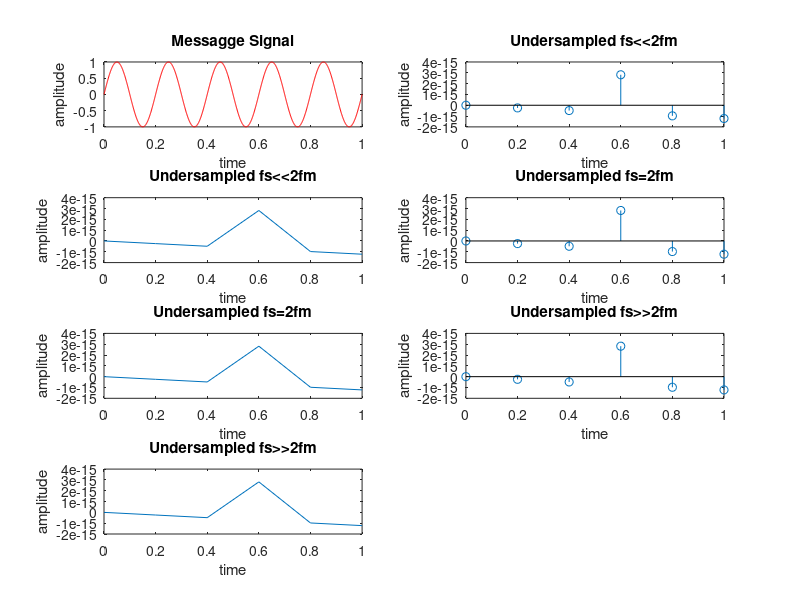

Recreate this plot in MATLAB.
% to prove sampling theorem
t=0:0.001:1;
fm=input('modulatiing frequency signal:');
fs1=input('sampling frequency<2*fm:');
fs2=input('sampling frequency=2*fm:');
fs3=input('sampling frequency>2*fm:');

x=sin(2*pi*fm*t);
subplot(4,2,1);
grid on;
plot(t,x,'r');
xlabel('time');
ylabel('amplitude');
title('Messagge Signal');


%sampling at fs<<2fm

n=0:1/fs1:1;
x1=sin(2*pi*fm*n);
subplot(4,2,2);
grid on;
stem(n,x1);
xlabel('time');
ylabel('amplitude');
title('Undersampled fs<<2fm');
%to recreate 
subplot(4,2,3);
grid on;
plot(n,x1);
xlabel('time');
ylabel('amplitude');
title('Undersampled fs<<2fm');

%sampling at fs=2fm

n=0:1/fs2:1;
x2=sin(2*pi*fm*n);
subplot(4,2,4);
grid on;
stem(n,x2);
xlabel('time');
ylabel('amplitude');
title('Undersampled fs=2fm');
%to recreate 
subplot(4,2,5);
grid on;
plot(n,x2);
xlabel('time');
ylabel('amplitude');
title('Undersampled fs=2fm');

%sampling at fs>>2fm

n=0:1/fs3:1;
x3=sin(2*pi*fm*n);
subplot(4,2,6);
grid on;
stem(n,x3);
xlabel('time');
ylabel('amplitude');
title('Undersampled fs>>2fm');
%to recreate 
subplot(4,2,7);
grid on;
plot(n,x3);
xlabel('time');
ylabel('amplitude');
title('Undersampled fs>>2fm');



